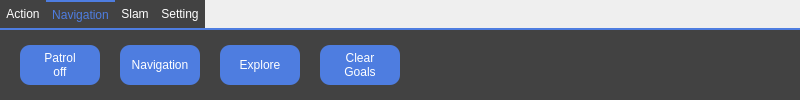
<?xml version="1.0" encoding="UTF-8"?>
<ui version="4.0">
 <class>map_menu</class>
 <widget class="QTabWidget" name="map_menu">
  <property name="geometry">
   <rect>
    <x>0</x>
    <y>0</y>
    <width>800</width>
    <height>100</height>
   </rect>
  </property>
  <property name="focusPolicy">
   <enum>Qt::NoFocus</enum>
  </property>
  <property name="windowTitle">
   <string>TabWidget</string>
  </property>
  <property name="styleSheet">
   <string notr="true">

QTabWidget::pane { 

border-top: 2px solid rgb(78, 125, 224);
background: rgb(66, 66, 66);
}
QTabWidget::tab-bar {
    background-color: rgb(0, 0, 0);
}
QTabBar::tab {
    color:rgb(255, 255, 255);
    background: rgb(66, 66, 66);
    min-width: 8ex;
    padding: 6px;
}

QTabBar::tab:selected, QTabBar::tab:hover {
    border-top: 2px solid rgb(78, 125, 224);
    color: rgb(78, 125, 224);
}

QTabBar::tab:selected {
    
    border-color: rgb(66, 66, 66);
    border-top: 2px solid rgb(78, 125, 224);
}</string>
  </property>
  <property name="currentIndex">
   <number>1</number>
  </property>
  <widget class="QWidget" name="action">
   <attribute name="title">
    <string>Action</string>
   </attribute>
   <widget class="QPushButton" name="action_left">
    <property name="geometry">
     <rect>
      <x>20</x>
      <y>15</y>
      <width>40</width>
      <height>40</height>
     </rect>
    </property>
    <property name="focusPolicy">
     <enum>Qt::NoFocus</enum>
    </property>
    <property name="styleSheet">
     <string notr="true">QPushButton{
color:rgb(255, 255, 255);
border-radius:10px;
background-color:rgb(78, 125, 224);
}

QPushButton:pressed {
    background-color: rgb(28, 59, 124);
}

QPushButton::checked {
   background-color: rgb(28, 59, 124);
}</string>
    </property>
    <property name="text">
     <string>&lt;-</string>
    </property>
   </widget>
   <widget class="QPushButton" name="action_right">
    <property name="geometry">
     <rect>
      <x>100</x>
      <y>15</y>
      <width>40</width>
      <height>40</height>
     </rect>
    </property>
    <property name="focusPolicy">
     <enum>Qt::NoFocus</enum>
    </property>
    <property name="styleSheet">
     <string notr="true">QPushButton{
color:rgb(255, 255, 255);
border-radius:10px;
background-color:rgb(78, 125, 224);
}

QPushButton:pressed {
    background-color: rgb(28, 59, 124);
}

QPushButton::checked {
   background-color: rgb(28, 59, 124);
}</string>
    </property>
    <property name="text">
     <string>-&gt;</string>
    </property>
   </widget>
   <widget class="QPushButton" name="action_forward">
    <property name="geometry">
     <rect>
      <x>180</x>
      <y>15</y>
      <width>40</width>
      <height>40</height>
     </rect>
    </property>
    <property name="focusPolicy">
     <enum>Qt::NoFocus</enum>
    </property>
    <property name="styleSheet">
     <string notr="true">QPushButton{
color:rgb(255, 255, 255);
border-radius:10px;
background-color:rgb(78, 125, 224);
}

QPushButton:pressed {
    background-color: rgb(28, 59, 124);
}

QPushButton::checked {
   background-color: rgb(28, 59, 124);
}</string>
    </property>
    <property name="text">
     <string>^</string>
    </property>
   </widget>
   <widget class="QPushButton" name="action_back">
    <property name="geometry">
     <rect>
      <x>260</x>
      <y>15</y>
      <width>40</width>
      <height>40</height>
     </rect>
    </property>
    <property name="focusPolicy">
     <enum>Qt::NoFocus</enum>
    </property>
    <property name="styleSheet">
     <string notr="true">QPushButton{
color:rgb(255, 255, 255);
border-radius:10px;
background-color:rgb(78, 125, 224);
}

QPushButton:pressed {
    background-color: rgb(28, 59, 124);
}

QPushButton::checked {
   background-color: rgb(28, 59, 124);
}</string>
    </property>
    <property name="text">
     <string>v</string>
    </property>
   </widget>
  </widget>
  <widget class="QWidget" name="navigation">
   <attribute name="title">
    <string>Navigation</string>
   </attribute>
   <widget class="QPushButton" name="PatrolCTL">
    <property name="geometry">
     <rect>
      <x>20</x>
      <y>15</y>
      <width>80</width>
      <height>40</height>
     </rect>
    </property>
    <property name="focusPolicy">
     <enum>Qt::NoFocus</enum>
    </property>
    <property name="styleSheet">
     <string notr="true">QPushButton{
color:rgb(255, 255, 255);
border-radius:10px;
background-color:rgb(78, 125, 224);
}

QPushButton:pressed {
    background-color: rgb(28, 59, 124);
}

QPushButton::checked {
   background-color: rgb(28, 59, 124);
}</string>
    </property>
    <property name="text">
     <string>Patrol
off</string>
    </property>
    <property name="checkable">
     <bool>true</bool>
    </property>
   </widget>
   <widget class="QPushButton" name="clearGoals">
    <property name="geometry">
     <rect>
      <x>320</x>
      <y>15</y>
      <width>80</width>
      <height>40</height>
     </rect>
    </property>
    <property name="focusPolicy">
     <enum>Qt::NoFocus</enum>
    </property>
    <property name="styleSheet">
     <string notr="true">QPushButton{
color:rgb(255, 255, 255);
border-radius:10px;
background-color:rgb(78, 125, 224);
}

QPushButton:pressed {
    background-color: rgb(28, 59, 124);
}

QPushButton::checked {
   background-color: rgb(28, 59, 124);
}</string>
    </property>
    <property name="text">
     <string>Clear
Goals</string>
    </property>
   </widget>
   <widget class="QPushButton" name="Nav_NavigationMode">
    <property name="geometry">
     <rect>
      <x>120</x>
      <y>15</y>
      <width>80</width>
      <height>40</height>
     </rect>
    </property>
    <property name="focusPolicy">
     <enum>Qt::NoFocus</enum>
    </property>
    <property name="styleSheet">
     <string notr="true">QPushButton{
color:rgb(255, 255, 255);
border-radius:10px;
background-color:rgb(78, 125, 224);
}

QPushButton:pressed {
    background-color: rgb(28, 59, 124);
}

QPushButton::checked {
   background-color: rgb(28, 59, 124);
}</string>
    </property>
    <property name="text">
     <string>Navigation</string>
    </property>
    <property name="checkable">
     <bool>true</bool>
    </property>
   </widget>
   <widget class="QPushButton" name="Nav_ExploreMode">
    <property name="geometry">
     <rect>
      <x>220</x>
      <y>15</y>
      <width>80</width>
      <height>40</height>
     </rect>
    </property>
    <property name="focusPolicy">
     <enum>Qt::NoFocus</enum>
    </property>
    <property name="styleSheet">
     <string notr="true">QPushButton{
color:rgb(255, 255, 255);
border-radius:10px;
background-color:rgb(78, 125, 224);
}

QPushButton:pressed {
    background-color: rgb(28, 59, 124);
}

QPushButton::checked {
   background-color: rgb(28, 59, 124);
}</string>
    </property>
    <property name="text">
     <string>Explore</string>
    </property>
    <property name="checkable">
     <bool>true</bool>
    </property>
   </widget>
  </widget>
  <widget class="QWidget" name="slam">
   <attribute name="title">
    <string>Slam</string>
   </attribute>
   <widget class="QPushButton" name="slam_savemap">
    <property name="geometry">
     <rect>
      <x>20</x>
      <y>15</y>
      <width>80</width>
      <height>40</height>
     </rect>
    </property>
    <property name="focusPolicy">
     <enum>Qt::NoFocus</enum>
    </property>
    <property name="styleSheet">
     <string notr="true">QPushButton{
color:rgb(255, 255, 255);
border-radius:10px;
background-color:rgb(78, 125, 224);
}

QPushButton:pressed {
    background-color: rgb(28, 59, 124);
}

QPushButton::checked {
   background-color: rgb(28, 59, 124);
}</string>
    </property>
    <property name="text">
     <string>Save Map</string>
    </property>
   </widget>
   <widget class="QPushButton" name="slam_clearMap">
    <property name="geometry">
     <rect>
      <x>120</x>
      <y>15</y>
      <width>80</width>
      <height>40</height>
     </rect>
    </property>
    <property name="focusPolicy">
     <enum>Qt::NoFocus</enum>
    </property>
    <property name="styleSheet">
     <string notr="true">QPushButton{
color:rgb(255, 255, 255);
border-radius:10px;
background-color:rgb(78, 125, 224);
}

QPushButton:pressed {
    background-color: rgb(28, 59, 124);
}

QPushButton::checked {
   background-color: rgb(28, 59, 124);
}</string>
    </property>
    <property name="text">
     <string>Clear
Map</string>
    </property>
   </widget>
  </widget>
  <widget class="QWidget" name="setting">
   <attribute name="title">
    <string>Setting</string>
   </attribute>
   <widget class="QLineEdit" name="lineEdit_IP">
    <property name="geometry">
     <rect>
      <x>150</x>
      <y>5</y>
      <width>161</width>
      <height>25</height>
     </rect>
    </property>
    <property name="styleSheet">
     <string notr="true">QLineEdit {
    border: 2px solid rgb(78, 125, 224);  
    border-radius: 3px; 
    background: white;  
    selection-background-color: green;
    font-size: 14px ;  
}
 
QLineEdit:hover {
    border: 1px solid blue; 
}
</string>
    </property>
   </widget>
   <widget class="QLineEdit" name="lineEdit_Port">
    <property name="geometry">
     <rect>
      <x>150</x>
      <y>35</y>
      <width>160</width>
      <height>25</height>
     </rect>
    </property>
    <property name="styleSheet">
     <string notr="true">QLineEdit {
    border: 2px solid rgb(78, 125, 224);  
    border-radius: 3px; 
    background: white;  
    selection-background-color: green;
    font-size: 14px ;  
}
 
QLineEdit:hover {
    border: 1px solid blue; 
}</string>
    </property>
    <property name="maxLength">
     <number>5</number>
    </property>
   </widget>
   <widget class="QLabel" name="label">
    <property name="geometry">
     <rect>
      <x>80</x>
      <y>0</y>
      <width>70</width>
      <height>30</height>
     </rect>
    </property>
    <property name="styleSheet">
     <string notr="true">color: rgb(78, 125, 224);</string>
    </property>
    <property name="text">
     <string>IP:</string>
    </property>
    <property name="alignment">
     <set>Qt::AlignCenter</set>
    </property>
   </widget>
   <widget class="QLabel" name="label_2">
    <property name="geometry">
     <rect>
      <x>30</x>
      <y>60</y>
      <width>67</width>
      <height>31</height>
     </rect>
    </property>
    <property name="text">
     <string>TextLabel</string>
    </property>
   </widget>
   <widget class="QLabel" name="label_3">
    <property name="geometry">
     <rect>
      <x>80</x>
      <y>30</y>
      <width>70</width>
      <height>30</height>
     </rect>
    </property>
    <property name="styleSheet">
     <string notr="true">color: rgb(78, 125, 224);</string>
    </property>
    <property name="text">
     <string>Port:</string>
    </property>
    <property name="alignment">
     <set>Qt::AlignCenter</set>
    </property>
   </widget>
  </widget>
 </widget>
 <resources/>
 <connections/>
</ui>
